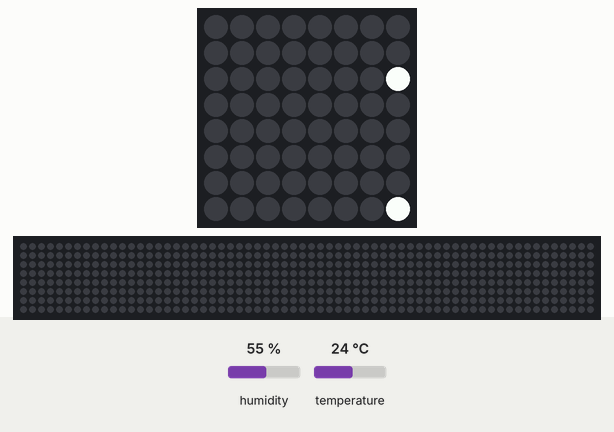
Recording of a program running on a simulated Raspberry Pi (BCM pin numbers) with a Sense HAT. Parts: the Sense HAT's 8×8 RGB LED matrix, a strip that is not on the board, showing the scrolling text unrolled. The inputs (shaded band) are chosen by the test bench; at power-on: humidity 55 %, temperature 24 °C. The clock reads 2024-03-15 10:24:30 at power-on unless the program sets it; files the program writes start out absent; the 64×8 strip is a reading aid, not a part: it shows the text the matrix is scrolling, unrolled, one strip-width of it at a time.

Above: at 20.23 s.
At 20.83 s:
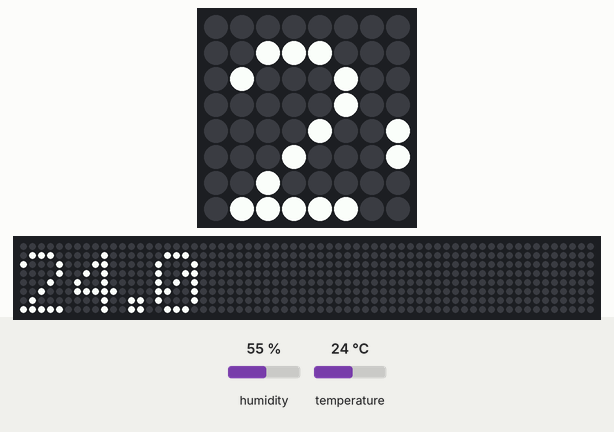
At 21.54 s:
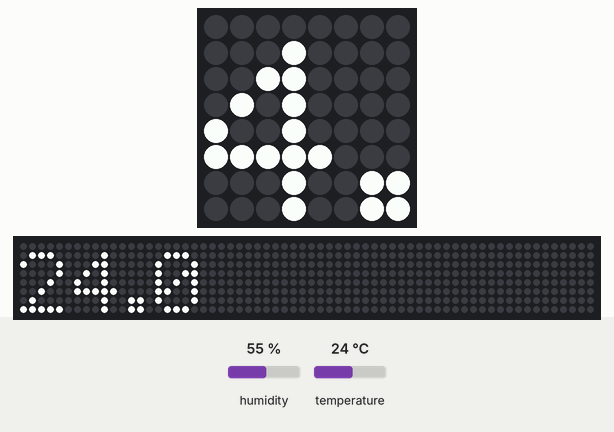
At 22.24 s:
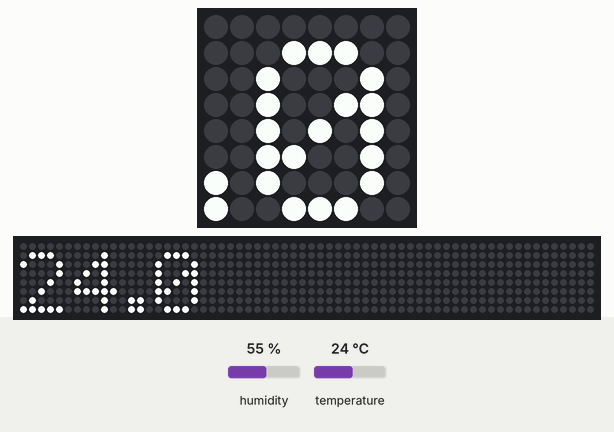
At 22.95 s:
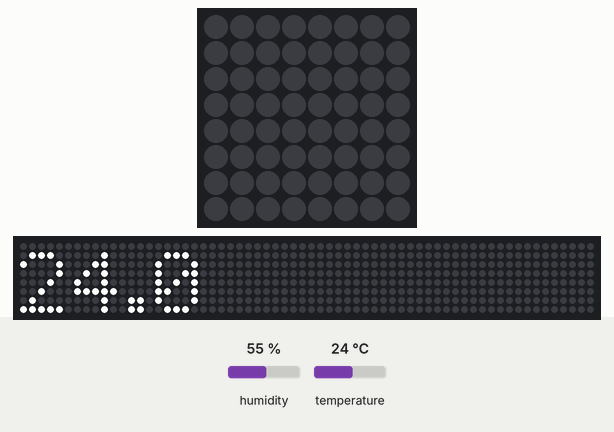

The program:

sensehat.py
```python
from time import sleep
from sense_hat import SenseHat
import logging
from datetime import datetime

sense = SenseHat()
temperature_list = []
humidity_list = []
logging.basicConfig(filename="sh.log", filemode="a")

time = 0

def log():
    logging.info('Humidity' + str(temperature) + datetime.now().strftime("%H:%M:%S"))
    logging.info('Temperature' + str(temperature) + datetime.now().strftime("%H:%M:%S"))

def asString(temp):
    return str(temp)

while time <= 120:

    temperature = round(sense.get_temperature(), 1)
    humidity = round(sense.get_humidity(), 1)
    time += 1
    temperature_list.append(temperature)
    humidity_list.append(humidity)
    log()
    sleep(1)

    if time == 20 or time == 40 or time == 60 or time == 80 or time ==  100 or time ==  120:
        sense.show_message(str(temperature))

        if time == 120:
            print("Min temperature is " + asString(min(temperature_list)))
            print("Mid temperature is " + asString(max(temperature_list)))
            print("Max temperature is " + asString(round(sum(temperature_list) / len(temperature_list), 1)))

            print("Min humidity is " + asString(min(humidity_list)))
            print("Mid humidity is " + asString(max(humidity_list)))
            print("Max humidity is " + asString(round(sum(humidity_list) / len(humidity_list), 1)))
```
